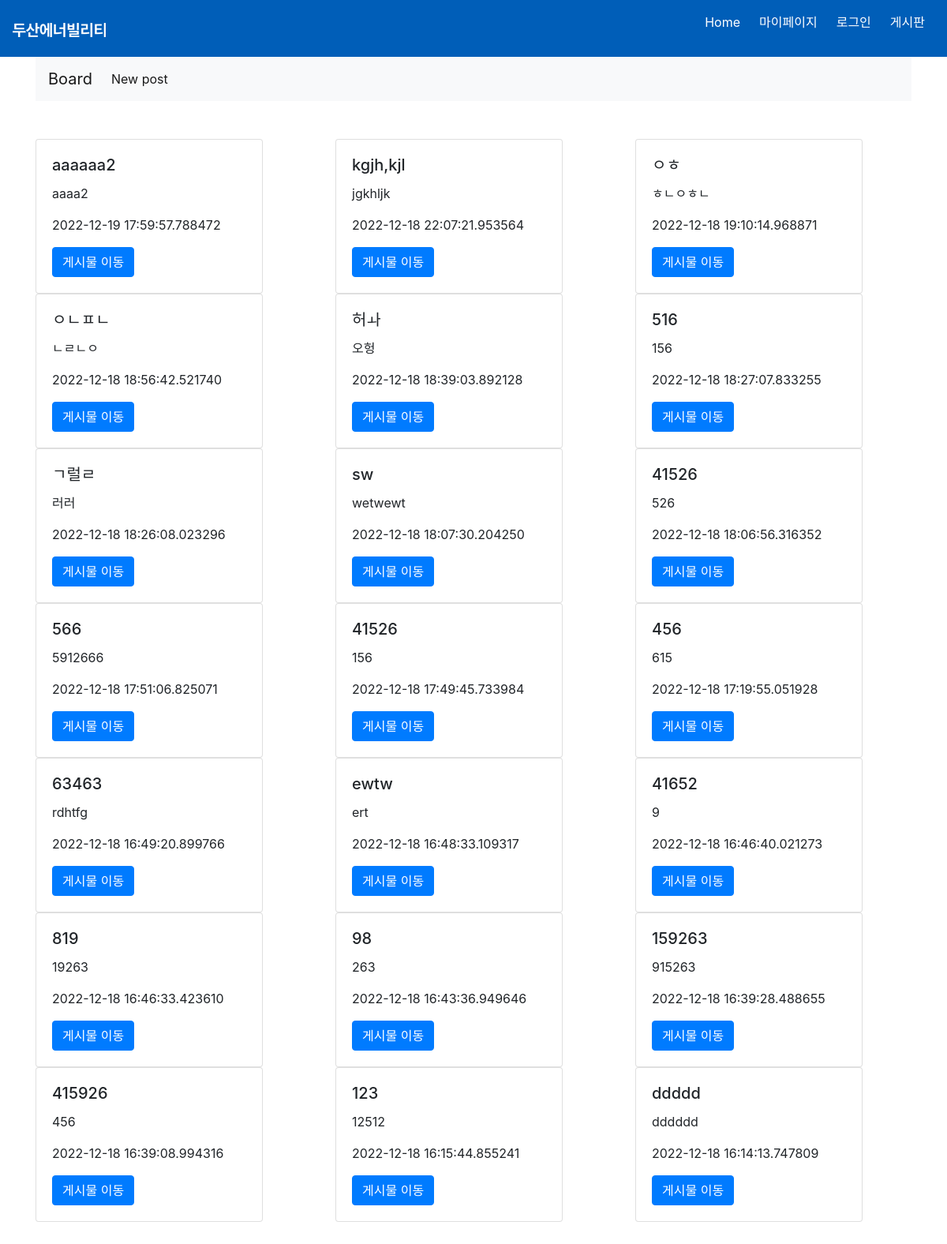
The app's page /board with its own data.
### website/models.py (models this page shows, shortened)
class Post(db.Model):
    __tablename__ = "posts"
    id = db.Column(db.Integer, primary_key=True)
    title = db.Column(db.String, nullable=False)
    content = db.Column(db.String, nullable=False)
    created_at = db.Column(db.DateTime)
    comments = db.relationship('Comment',backref='post')

### website/auth.py (the view)
@auth.route('/board', methods=['GET', 'POST'])
def board():
    posts = Post.query.order_by(desc(Post.created_at)).all()
    return render_template("board.html", posts=posts)

### website/templates/board.html (shortened to what this page needs)
{% extends "base2.html" %}
{% block body_block %}
<div class='row'>
  {% for post in posts %}
    <div class="col-sm">
      <div class="card" style="width: 18rem;">
        <div class="card-body">
          <h5 class="card-title">{{post.title}}</h5>
          <p class="card-text">{{post.content}}</p>
          <p class="card-text">{{post.created_at}}</p>
          <a href="/posts/{{post.id}}" class="btn btn-primary">게시물 이동</a>
        </div>
      </div>
    </div>
  {% endfor %}
  </div>
{% endblock %}

### website/static/css/style.css (style rules this page uses)
:root { --text-color:#ffffff; --background-color:#005eb8; --accent-color:rgb(255, 0, 0); }
body { margin:0; font-family: 'Noto Sans KR', sans-serif; }
a { text-decoration: none; color:white; }

### records on screen
Post: title "aaaaaa2", content "aaaa2", created_at "2022-12-19 17:59:57.788472"
Post: title "kgjh,kjl", content "jgkhljk", created_at "2022-12-18 22:07:21.953564"
Post: title "ㅇㅎ", content "ㅎㄴㅇㅎㄴ", created_at "2022-12-18 19:10:14.968871"
Post: title "ㅇㄴㅍㄴ", content "ㄴㄹㄴㅇ", created_at "2022-12-18 18:56:42.521740"
Post: title "허ㅘ", content "오헝", created_at "2022-12-18 18:39:03.892128"
Post: title "516", content "156", created_at "2022-12-18 18:27:07.833255"
Post: title "ㄱ럴ㄹ", content "러러", created_at "2022-12-18 18:26:08.023296"
Post: title "sw", content "wetwewt", created_at "2022-12-18 18:07:30.204250"
Post: title "41526", content "526", created_at "2022-12-18 18:06:56.316352"
Post: title "566", content "5912666", created_at "2022-12-18 17:51:06.825071"
Post: title "41526", content "156", created_at "2022-12-18 17:49:45.733984"
Post: title "456", content "615", created_at "2022-12-18 17:19:55.051928"
Post: title "63463", content "rdhtfg", created_at "2022-12-18 16:49:20.899766"
Post: title "ewtw", content "ert", created_at "2022-12-18 16:48:33.109317"
Post: title "41652", content "9", created_at "2022-12-18 16:46:40.021273"
Post: title "819", content "19263", created_at "2022-12-18 16:46:33.423610"
Post: title "98", content "263", created_at "2022-12-18 16:43:36.949646"
Post: title "159263", content "915263", created_at "2022-12-18 16:39:28.488655"
Post: title "415926", content "456", created_at "2022-12-18 16:39:08.994316"
Post: title "123", content "12512", created_at "2022-12-18 16:15:44.855241"
Post: title "ddddd", content "dddddd", created_at "2022-12-18 16:14:13.747809"
